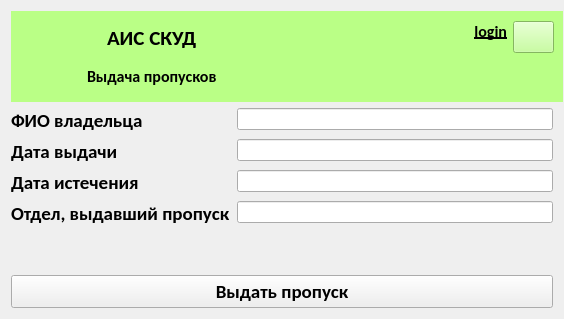
<?xml version="1.0" encoding="UTF-8"?>
<ui version="4.0">
 <class>PdAddPass</class>
 <widget class="QWidget" name="PdAddPass">
  <property name="geometry">
   <rect>
    <x>0</x>
    <y>0</y>
    <width>564</width>
    <height>319</height>
   </rect>
  </property>
  <property name="minimumSize">
   <size>
    <width>564</width>
    <height>319</height>
   </size>
  </property>
  <property name="windowTitle">
   <string>ACMS</string>
  </property>
  <property name="windowIcon">
   <iconset resource="lw.qrc">
    <normaloff>:/labels/label.png</normaloff>:/labels/label.png</iconset>
  </property>
  <layout class="QGridLayout" name="gridLayout_2">
   <item row="0" column="0">
    <widget class="QFrame" name="frame">
     <property name="minimumSize">
      <size>
       <width>552</width>
       <height>91</height>
      </size>
     </property>
     <property name="maximumSize">
      <size>
       <width>5000</width>
       <height>91</height>
      </size>
     </property>
     <property name="layoutDirection">
      <enum>Qt::LayoutDirection::LeftToRight</enum>
     </property>
     <property name="autoFillBackground">
      <bool>false</bool>
     </property>
     <property name="styleSheet">
      <string notr="true">background-color: rgb(186, 255, 134);</string>
     </property>
     <property name="frameShape">
      <enum>QFrame::Shape::NoFrame</enum>
     </property>
     <property name="frameShadow">
      <enum>QFrame::Shadow::Plain</enum>
     </property>
     <layout class="QGridLayout" name="gridLayout">
      <item row="0" column="0">
       <widget class="QLabel" name="label">
        <property name="minimumSize">
         <size>
          <width>61</width>
          <height>71</height>
         </size>
        </property>
        <property name="maximumSize">
         <size>
          <width>61</width>
          <height>71</height>
         </size>
        </property>
        <property name="text">
         <string/>
        </property>
        <property name="pixmap">
         <pixmap resource="lw.qrc">:/labels/label.png</pixmap>
        </property>
        <property name="scaledContents">
         <bool>true</bool>
        </property>
        <property name="alignment">
         <set>Qt::AlignmentFlag::AlignCenter</set>
        </property>
       </widget>
      </item>
      <item row="0" column="3">
       <layout class="QHBoxLayout" name="horizontalLayout">
        <item alignment="Qt::AlignmentFlag::AlignRight|Qt::AlignmentFlag::AlignTop">
         <widget class="QLabel" name="llogin">
          <property name="minimumSize">
           <size>
            <width>130</width>
            <height>20</height>
           </size>
          </property>
          <property name="maximumSize">
           <size>
            <width>130</width>
            <height>20</height>
           </size>
          </property>
          <property name="font">
           <font>
            <family>Carlito</family>
            <pointsize>12</pointsize>
            <bold>true</bold>
            <underline>true</underline>
           </font>
          </property>
          <property name="layoutDirection">
           <enum>Qt::LayoutDirection::LeftToRight</enum>
          </property>
          <property name="text">
           <string>login</string>
          </property>
          <property name="alignment">
           <set>Qt::AlignmentFlag::AlignRight|Qt::AlignmentFlag::AlignTrailing|Qt::AlignmentFlag::AlignVCenter</set>
          </property>
         </widget>
        </item>
        <item alignment="Qt::AlignmentFlag::AlignRight|Qt::AlignmentFlag::AlignTop">
         <widget class="QPushButton" name="btnlogout">
          <property name="minimumSize">
           <size>
            <width>41</width>
            <height>32</height>
           </size>
          </property>
          <property name="maximumSize">
           <size>
            <width>41</width>
            <height>32</height>
           </size>
          </property>
          <property name="text">
           <string/>
          </property>
          <property name="icon">
           <iconset resource="lw.qrc">
            <normaloff>:/labels/logout.png</normaloff>:/labels/logout.png</iconset>
          </property>
         </widget>
        </item>
       </layout>
      </item>
      <item row="0" column="1">
       <layout class="QVBoxLayout" name="verticalLayout">
        <item alignment="Qt::AlignmentFlag::AlignHCenter">
         <widget class="QLabel" name="label_3">
          <property name="font">
           <font>
            <family>Carlito</family>
            <pointsize>16</pointsize>
            <bold>true</bold>
           </font>
          </property>
          <property name="text">
           <string>АИС СКУД</string>
          </property>
         </widget>
        </item>
        <item alignment="Qt::AlignmentFlag::AlignHCenter">
         <widget class="QLabel" name="label_2">
          <property name="font">
           <font>
            <family>Carlito</family>
            <pointsize>12</pointsize>
            <bold>true</bold>
           </font>
          </property>
          <property name="text">
           <string>Выдача пропусков</string>
          </property>
         </widget>
        </item>
       </layout>
      </item>
      <item row="0" column="2">
       <spacer name="horizontalSpacer">
        <property name="orientation">
         <enum>Qt::Orientation::Horizontal</enum>
        </property>
        <property name="sizeHint" stdset="0">
         <size>
          <width>40</width>
          <height>20</height>
         </size>
        </property>
       </spacer>
      </item>
     </layout>
    </widget>
   </item>
   <item row="1" column="0">
    <layout class="QVBoxLayout" name="verticalLayout_2">
     <item>
      <layout class="QFormLayout" name="formLayout">
       <item row="0" column="0">
        <widget class="QLabel" name="label_4">
         <property name="font">
          <font>
           <family>Carlito</family>
           <pointsize>14</pointsize>
           <bold>true</bold>
          </font>
         </property>
         <property name="text">
          <string>ФИО владельца</string>
         </property>
        </widget>
       </item>
       <item row="0" column="1">
        <widget class="QLineEdit" name="lefio">
         <property name="minimumSize">
          <size>
           <width>150</width>
           <height>20</height>
          </size>
         </property>
        </widget>
       </item>
       <item row="1" column="0">
        <widget class="QLabel" name="label_5">
         <property name="font">
          <font>
           <family>Carlito</family>
           <pointsize>14</pointsize>
           <bold>true</bold>
          </font>
         </property>
         <property name="text">
          <string>Дата выдачи</string>
         </property>
        </widget>
       </item>
       <item row="1" column="1">
        <widget class="QLineEdit" name="lestartdate">
         <property name="minimumSize">
          <size>
           <width>150</width>
           <height>20</height>
          </size>
         </property>
        </widget>
       </item>
       <item row="2" column="1">
        <widget class="QLineEdit" name="leenddate">
         <property name="minimumSize">
          <size>
           <width>150</width>
           <height>20</height>
          </size>
         </property>
        </widget>
       </item>
       <item row="2" column="0">
        <widget class="QLabel" name="label_6">
         <property name="font">
          <font>
           <family>Carlito</family>
           <pointsize>14</pointsize>
           <bold>true</bold>
          </font>
         </property>
         <property name="text">
          <string>Дата истечения</string>
         </property>
        </widget>
       </item>
       <item row="3" column="1">
        <widget class="QLineEdit" name="lepassdeponame">
         <property name="minimumSize">
          <size>
           <width>150</width>
           <height>20</height>
          </size>
         </property>
        </widget>
       </item>
       <item row="3" column="0">
        <widget class="QLabel" name="label_7">
         <property name="font">
          <font>
           <family>Carlito</family>
           <pointsize>14</pointsize>
           <bold>true</bold>
          </font>
         </property>
         <property name="text">
          <string>Отдел, выдавший пропуск</string>
         </property>
        </widget>
       </item>
      </layout>
     </item>
     <item>
      <widget class="QPushButton" name="btnadd">
       <property name="font">
        <font>
         <family>Carlito</family>
         <pointsize>14</pointsize>
         <bold>true</bold>
        </font>
       </property>
       <property name="text">
        <string>Выдать пропуск</string>
       </property>
      </widget>
     </item>
    </layout>
   </item>
  </layout>
 </widget>
 <resources>
  <include location="lw.qrc"/>
 </resources>
 <connections/>
</ui>
